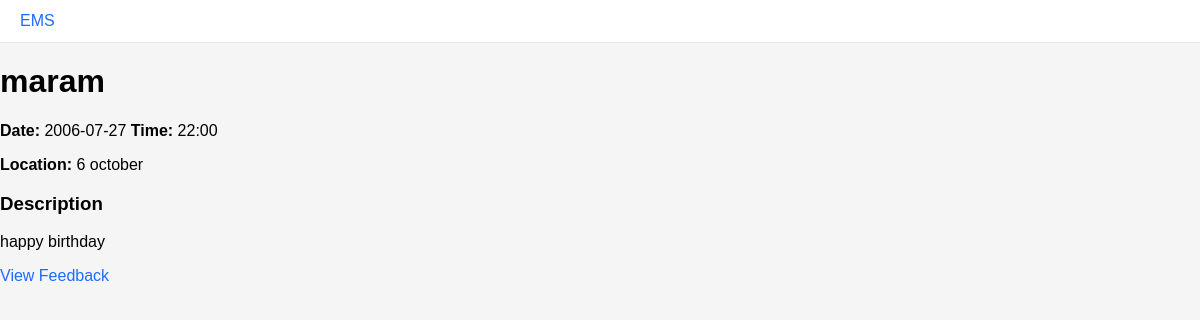
Screenshot of /event/1 with the database file from the repository.
### tables this page shows
CREATE TABLE events (
  id INTEGER PRIMARY KEY AUTOINCREMENT,
  title TEXT NOT NULL,
  description TEXT,
  location TEXT,
  date TEXT,
  time TEXT,
  status TEXT DEFAULT 'pending',
  organizer_id INTEGER,
  created_at DATETIME DEFAULT CURRENT_TIMESTAMP,
  FOREIGN KEY (organizer_id) REFERENCES users(id) ON DELETE SET NULL
);

### src/controllers/event_controller.py (the view)
@bp.route('/event/<int:event_id>')
def event_detail(event_id):
    event = get_event_by_id(event_id)
    if not event:
        flash('Event not found', 'error')
        return redirect(url_for('events.events_list'))
    return render_template('event_datail.html', event=event)

### src/controllers/auth_controller.py (called while the page is built)
@bp.before_app_request
def load_logged_in_user():
    user_id = session.get('user_id')
    if user_id is None:
        g.user = None
    else:
        g.user = get_user_by_id(user_id)

### src/repositories/event_repo.py (called while the page is built)
def get_event_by_id(event_id):
    db = get_db()
    cur = db.cursor()
    cur.execute(
        "SELECT id, title, description, location, date, time, status, organizer_id, created_at FROM events WHERE id = ?",
        (event_id,),
    )
    row = cur.fetchone()
    return dict(row) if row else None

### src/utils/db.py (called while the page is built)
def get_db():
    db = getattr(g, '_database', None)
    if db is None:
        db = g._database = sqlite3.connect(DB_PATH)
        db.row_factory = sqlite3.Row
    return db

    @app.teardown_appcontext
    def _close_db(exception):
        db = getattr(g, '_database', None)
        if db is not None:
            db.close()

### templates/event_datail.html (shortened to what this page needs)
{% extends "base.html" %}
{% block content %}
<div class="container">
	<h1>{{ event.title }}</h1>
	<p><strong>Date:</strong> {{ event.date }} <strong>Time:</strong> {{ event.time }}</p>
	<p><strong>Location:</strong> {{ event.location }}</p>
	<div>
		<h3>Description</h3>
		<p>{{ event.description }}</p>
	</div>
		<p>
			{% if session.get('role') == 'student' %}
				<a href="{{ url_for('feedback.feedback', event_id=event.id) }}">Leave Feedback</a>
			{% else %}
				<a href="{{ url_for('feedback.feedback', event_id=event.id) }}">View Feedback</a>
			{% endif %}
		</p>
</div>
{% endblock %}

### static/css/style.css (style rules this page uses)
:root { --card-bg: #070707; --input-bg: #ffffff; --primary: #1e6bff; --muted: #999; }
body { margin:0; font-family: Arial, sans-serif; background: #f5f5f5; min-height:100vh; }
a { color:var(--primary); text-decoration:none; }

### rows the page displays
events: title "maram", date "2006-07-27", time "22:00", location "6 october", description "happy birthday"
